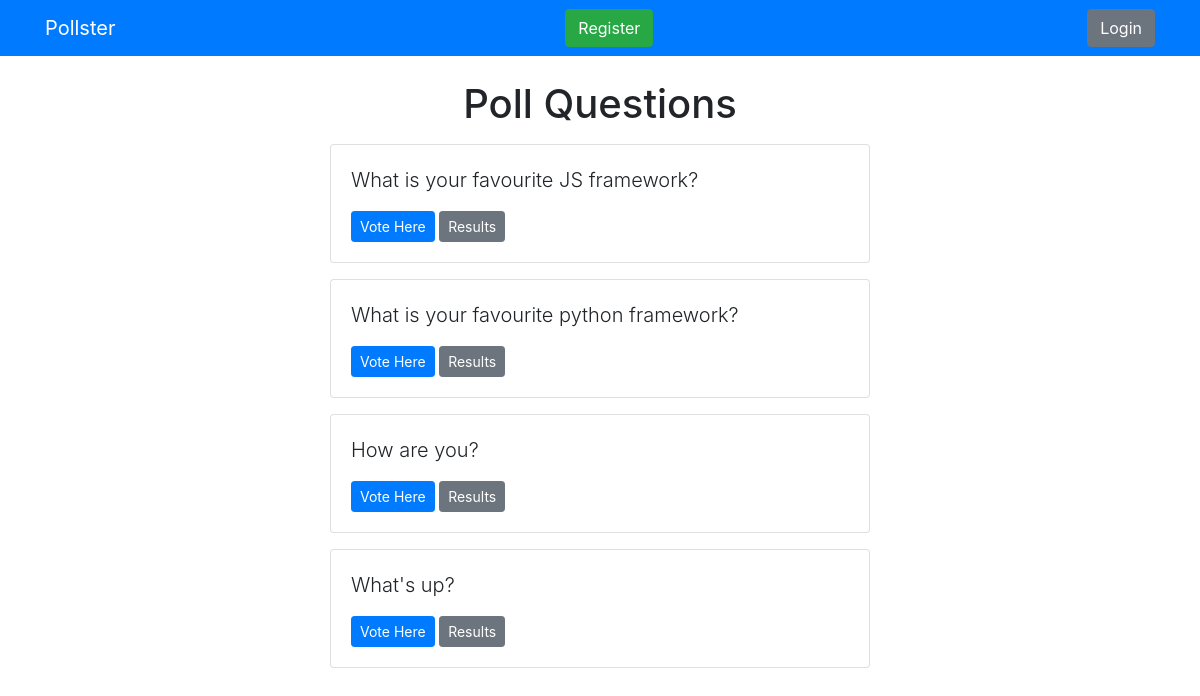
Screenshot of /polls/ with the database file from the repository.
### polls/models.py (models this page shows, shortened)
class Question(models.Model):
    question_text = models.CharField(max_length=200)
    pub_date = models.DateTimeField('date published')
    def was_published_recently(self):
        now = timezone.now()
        return now - datetime.timedelta(days=1) <= self.pub_date <= now
    was_published_recently.admin_order_field = 'pub_date'
    was_published_recently.boolean = True
    was_published_recently.short_description = 'Published recently?'

### polls/views.py (the view)
# urls.py: path('', views.IndexView.as_view(), name='index'),
class IndexView(generic.ListView):
    template_name = 'polls/index.html'
    context_object_name = 'latest_question_list'
    def get_queryset(self):
        return Question.objects.filter(pub_date__lte=timezone.now()).order_by('-pub_date')[:5]

### templates/polls/index.html
{% extends 'base.html' %}
{% block content %}
    <h1 class="text-center mb-3">Poll Questions</h1>
    {% if latest_question_list %}
        {% for question in latest_question_list %}
        <div class="card mb-3">
            <div class="card-body">
                <p class="lead">{{ question.question_text }}</p>
                <a href="{% url 'polls:detail' question.id %}" class="btn btn-primary btn-sm">Vote Here</a>
                <a href="{% url 'polls:results' question.id %}" class="btn btn-secondary btn-sm">Results</a>
            </div>
        </div>
        {% endfor %}
    {% else %}
        <p>No polls are available.</p>
    {% endif %}
{% endblock %}

### rows the page displays
Question: question_text "What is your favourite JS framework?"
Question: question_text "What is your favourite python framework?"
Question: question_text "How are you?"
Question: question_text "What's up?"
